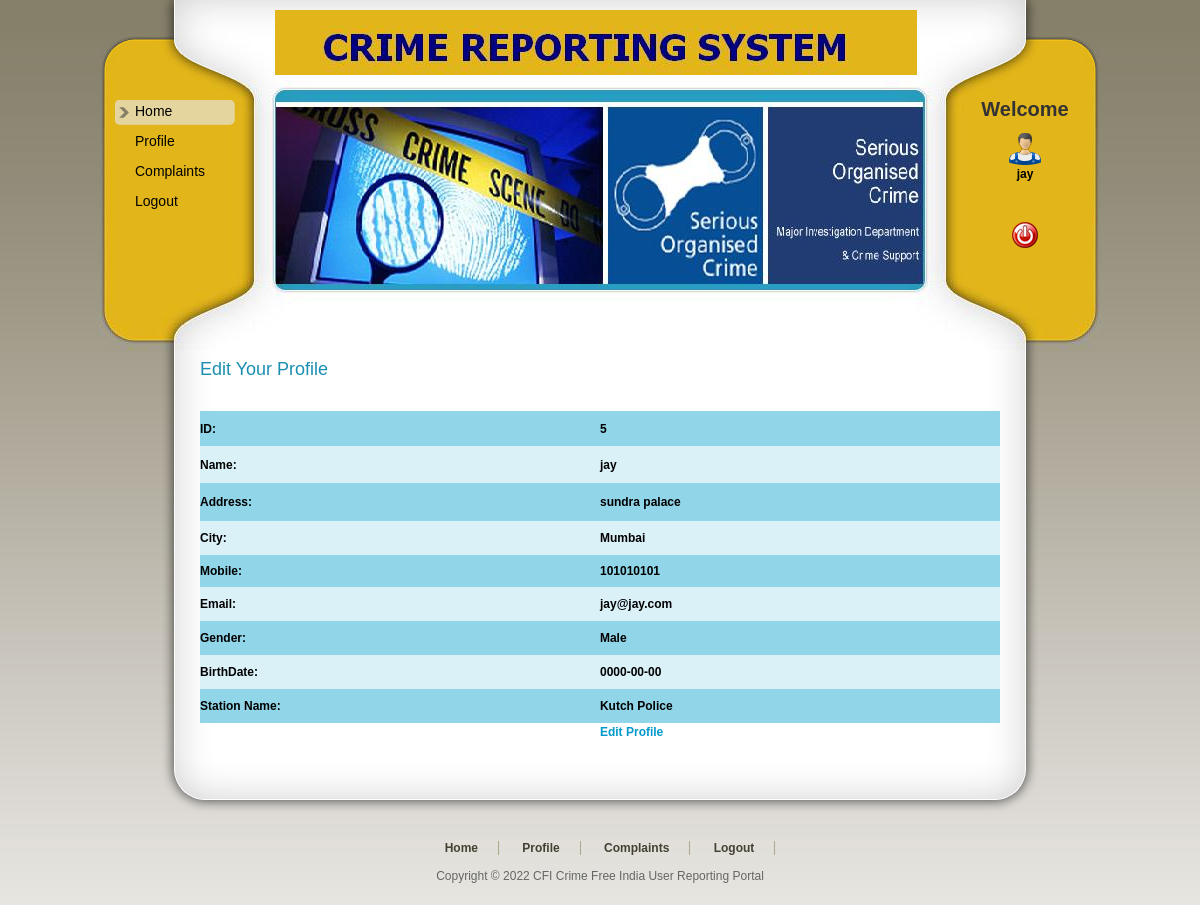
Screenshot of /RegUser/Profile.php (signed in) with the database file from the repository.
### tables this page shows
CREATE TABLE IF NOT EXISTS `user_tbl` (
  `User_Id` int(11) NOT NULL AUTO_INCREMENT,
  `Name` varchar(20) NOT NULL,
  `Address` varchar(100) NOT NULL,
  `City` varchar(20) NOT NULL,
  `Mobile` int(11) NOT NULL,
  `Email` varchar(20) NOT NULL,
  `Gender` varchar(10) NOT NULL,
  `BirthDate` date NOT NULL,
  `UserName` varchar(20) NOT NULL,
  `Password` varchar(20) NOT NULL,
  `Station_Name` varchar(20) NOT NULL,
  `VerificationProof` varchar(100) NOT NULL,
  PRIMARY KEY (`User_Id`)
);

### RegUser/Profile.php (the view, shortened to what this page needs)
<!DOCTYPE html PUBLIC "-//W3C//DTD XHTML 1.0 Transitional//EN" "http://www.w3.org/TR/xhtml1/DTD/xhtml1-transitional.dtd">
<html xmlns="http://www.w3.org/1999/xhtml">
<head>
<link href="templatemo_style.css" rel="stylesheet" type="text/css" />
</head>
<body>
<div id="templatemo_wrapper">
   <?php
   include "Header.php"
   ?>
    <div id="templatemo_content">
    	<div class="section_w800">
           <h2>Edit Your Profile</h2>
           <p>&nbsp;</p>
            <?php
$con = mysql_connect("localhost","root");
$sql = "select * from user_tbl where User_Id='".$_SESSION['ID']."' ";
$result = mysql_query($sql,$con);
while($row = mysql_fetch_array($result))
{
$Id=$row['User_Id'];
$Name=$row['Name'];
$Address=$row['Address'];
$City=$row['City'];
$Email=$row['Email'];
$Mobile=$row['Mobile'];
$Gender=$row['Gender'];
$Birthdate=$row['BirthDate'];
$Station_Name=$row['Station_Name'];
}
			?>
				<table width="100%" height="246" border="0" cellpadding="0" cellspacing="0">
                  <tr>
                    <td height="35" bgcolor="#91D5E8"><span class="style1 style5"><strong>ID:</strong></span></td>
                    <td bgcolor="#91D5E8"><span class="style1 style5"><strong><?php echo $Id;?></strong></span></td>
                  </tr>
                  <tr>
                    <td height="37" bgcolor="#DAF1F8"><span class="style1 style5"><strong>Name:</strong></span></td>
                    <td bgcolor="#DAF1F8"><span class="style1 style5"><strong><?php echo $Name;?></strong></span></td>
                  </tr>
                  <tr>
                    <td height="38" bgcolor="#91D5E8"><span class="style1 style5"><strong>Address:</strong></span></td>
                    <td bgcolor="#91D5E8"><span class="style1 style5"><strong><?php echo $Address;?></strong></span></td>
                  </tr>
                  <tr>
                    <td height="34" bgcolor="#DAF1F8"><span class="style1 style5"><strong>City:</strong></span></td>
                    <td bgcolor="#DAF1F8"><span class="style1 style5"><strong><?php echo $City;?></strong></span></td>
                  </tr>
                  <tr>
                    <td height="32" bgcolor="#91D5E8"><span class="style1 style5"><strong>Mobile:</strong></span></td>
                    <td bgcolor="#91D5E8"><span class="style1 style5"><strong><?php echo $Mobile;?></strong></span></td>
                  </tr>
                  <tr>
                    <td height="34" bgcolor="#DAF1F8"><span class="style1 style5"><strong>Email:</strong></span></td>
                    <td bgcolor="#DAF1F8"><span class="style1 style5"><strong><?php echo $Email;?></strong></span></td>
                  </tr>
                   <tr>
                    <td height="34" bgcolor="#91D5E8"><span class="style1 style5"><strong>Gender:</strong></span></td>
                    <td bgcolor="#91D5E8"><span class="style1 style5"><strong><?php echo $Gender;?></strong></span></td>
                  </tr>
                     <tr>
                    <td height="34" bgcolor="#DAF1F8"><span class="style1 style5"><strong>BirthDate:</strong></span></td>
                    <td bgcolor="#DAF1F8"><span class="style1 style5"><strong><?php echo $Birthdate;?></strong></span></td>
                  </tr>
                      <tr>
                    <td height="34" bgcolor="#91D5E8"><span class="style1 style5"><strong>Station Name:</strong></span></td>
                    <td bgcolor="#91D5E8"><span class="style1 style5"><strong><?php echo $Station_Name;?></strong></span></td>
                  </tr>
                  <tr>
                    <td>&nbsp;</td>
                    <td><a href="EditProfile.php?Id=<?php echo $Id;?>"><strong>Edit Profile</strong></a></td>
                  </tr>
                  <tr>
                    <td>&nbsp;</td>
                    <td>&nbsp;</td>
                  </tr>
                </table>
        </div>
    </div>
   <?php
   include "Footer.php";
   ?>
</div>
</body>
</html>

### RegUser/templatemo_style.css (style rules this page uses)
body { margin: 0; padding: 0; line-height: 1.5em; font-family: Arial, Helvetica, sans-serif; font-size: 12px; color: #666; background: #666 url(images/templatemo_body.jpg) repeat-x top; }
a:link, a:visited { color: #0099CC; text-decoration: none; font-weight: normal; }
p { margin: 0px; padding: 0px; }
h2 { margin: 0 0 5px 0; padding: 10px 0; font-size: 24px; font-weight: normal; color: #1b8fb2; }
#templatemo_wrapper { width: 1000px; margin: 0 auto; }
#templatemo_content { clear: both; width: 800px; padding: 0 100px; background: url(images/templatemo_content_middle.png) repeat-y center; }
#templatemo_content h2 { font-size: 18px; }
.section_w800 { clear: both; width: 800px; }

### rows the page displays
user_tbl: User_Id "5", Name "jay", Address "sundra palace", City "Mumbai", Mobile "101010101", Email "jay@jay.com", Gender "Male", BirthDate "0000-00-00", Station_Name "Kutch Police"

### other values shown
$_SESSION['Name'] "jay"
